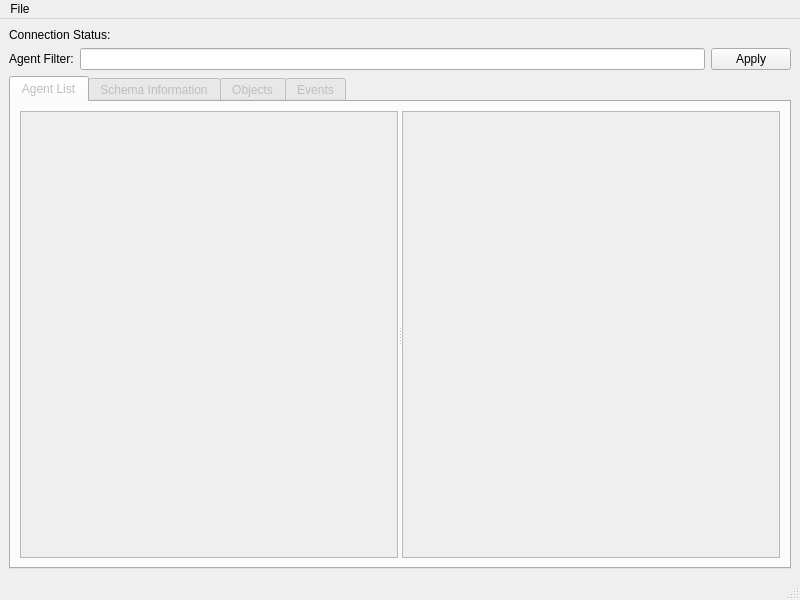
<?xml version="1.0" encoding="UTF-8"?>
<ui version="4.0">
 <class>MainWindow</class>
 <widget class="QMainWindow" name="MainWindow">
  <property name="geometry">
   <rect>
    <x>0</x>
    <y>0</y>
    <width>800</width>
    <height>600</height>
   </rect>
  </property>
  <property name="windowTitle">
   <string>QMF Explorer</string>
  </property>
  <widget class="QWidget" name="centralwidget">
   <layout class="QGridLayout" name="gridLayout">
    <item row="0" column="0">
     <layout class="QGridLayout" name="gridLayout_6">
      <item row="0" column="0">
       <widget class="QLabel" name="label_2">
        <property name="sizePolicy">
         <sizepolicy hsizetype="Preferred" vsizetype="Preferred">
          <horstretch>0</horstretch>
          <verstretch>0</verstretch>
         </sizepolicy>
        </property>
        <property name="text">
         <string>Connection Status:</string>
        </property>
       </widget>
      </item>
      <item row="0" column="1">
       <widget class="QLabel" name="label_connection_status">
        <property name="sizePolicy">
         <sizepolicy hsizetype="MinimumExpanding" vsizetype="Preferred">
          <horstretch>0</horstretch>
          <verstretch>0</verstretch>
         </sizepolicy>
        </property>
        <property name="text">
         <string/>
        </property>
       </widget>
      </item>
     </layout>
    </item>
    <item row="1" column="0">
     <layout class="QHBoxLayout" name="horizontalLayout">
      <item>
       <widget class="QLabel" name="label">
        <property name="text">
         <string>Agent Filter:</string>
        </property>
       </widget>
      </item>
      <item>
       <widget class="QLineEdit" name="lineEdit_agent_filter"/>
      </item>
      <item>
       <widget class="QPushButton" name="pushButton_apply_filter">
        <property name="text">
         <string>Apply</string>
        </property>
       </widget>
      </item>
     </layout>
    </item>
    <item row="2" column="0">
     <widget class="QTabWidget" name="tabWidget">
      <property name="enabled">
       <bool>false</bool>
      </property>
      <property name="currentIndex">
       <number>0</number>
      </property>
      <widget class="QWidget" name="agent_tab">
       <attribute name="title">
        <string>Agent List</string>
       </attribute>
       <layout class="QGridLayout" name="gridLayout_3">
        <item row="0" column="0">
         <widget class="QSplitter" name="splitter">
          <property name="orientation">
           <enum>Qt::Horizontal</enum>
          </property>
          <widget class="QTreeView" name="treeView_agents">
           <property name="font">
            <font>
             <family>DejaVu Sans Mono</family>
             <pointsize>9</pointsize>
            </font>
           </property>
           <property name="editTriggers">
            <set>QAbstractItemView::CurrentChanged|QAbstractItemView::DoubleClicked|QAbstractItemView::EditKeyPressed</set>
           </property>
           <property name="alternatingRowColors">
            <bool>true</bool>
           </property>
          </widget>
          <widget class="QTableView" name="tableView_agent_details">
           <property name="sizePolicy">
            <sizepolicy hsizetype="Expanding" vsizetype="Expanding">
             <horstretch>0</horstretch>
             <verstretch>0</verstretch>
            </sizepolicy>
           </property>
           <property name="font">
            <font>
             <family>DejaVu Sans Mono</family>
            </font>
           </property>
           <property name="editTriggers">
            <set>QAbstractItemView::NoEditTriggers</set>
           </property>
           <property name="tabKeyNavigation">
            <bool>false</bool>
           </property>
           <property name="showDropIndicator" stdset="0">
            <bool>false</bool>
           </property>
           <property name="alternatingRowColors">
            <bool>true</bool>
           </property>
           <property name="showGrid">
            <bool>false</bool>
           </property>
           <property name="gridStyle">
            <enum>Qt::SolidLine</enum>
           </property>
           <property name="sortingEnabled">
            <bool>false</bool>
           </property>
           <attribute name="horizontalHeaderMinimumSectionSize">
            <number>10</number>
           </attribute>
           <attribute name="horizontalHeaderStretchLastSection">
            <bool>true</bool>
           </attribute>
           <attribute name="verticalHeaderVisible">
            <bool>false</bool>
           </attribute>
           <attribute name="verticalHeaderDefaultSectionSize">
            <number>17</number>
           </attribute>
          </widget>
         </widget>
        </item>
       </layout>
      </widget>
      <widget class="QWidget" name="schema_tab">
       <attribute name="title">
        <string>Schema Information</string>
       </attribute>
       <layout class="QGridLayout" name="gridLayout_4">
        <item row="0" column="0">
         <widget class="QTreeView" name="treeView">
          <property name="font">
           <font>
            <family>DejaVu Sans Mono</family>
           </font>
          </property>
         </widget>
        </item>
       </layout>
      </widget>
      <widget class="QWidget" name="object_tab">
       <attribute name="title">
        <string>Objects</string>
       </attribute>
       <layout class="QGridLayout" name="gridLayout_5">
        <item row="0" column="0">
         <widget class="QSplitter" name="splitter_2">
          <property name="orientation">
           <enum>Qt::Horizontal</enum>
          </property>
          <widget class="QTreeView" name="treeView_objects">
           <property name="font">
            <font>
             <family>DejaVu Sans Mono</family>
            </font>
           </property>
          </widget>
          <widget class="QTableView" name="tableView_object">
           <property name="font">
            <font>
             <family>DejaVu Sans Mono</family>
            </font>
           </property>
           <attribute name="horizontalHeaderStretchLastSection">
            <bool>true</bool>
           </attribute>
           <attribute name="verticalHeaderDefaultSectionSize">
            <number>17</number>
           </attribute>
          </widget>
         </widget>
        </item>
       </layout>
      </widget>
      <widget class="QWidget" name="event_tab">
       <attribute name="title">
        <string>Events</string>
       </attribute>
       <layout class="QGridLayout" name="gridLayout_2">
        <item row="0" column="0">
         <widget class="QTableWidget" name="tableWidget">
          <column>
           <property name="text">
            <string>Timestamp</string>
           </property>
          </column>
          <column>
           <property name="text">
            <string>Agent</string>
           </property>
          </column>
          <column>
           <property name="text">
            <string>Event</string>
           </property>
          </column>
          <column>
           <property name="text">
            <string>Data</string>
           </property>
          </column>
         </widget>
        </item>
       </layout>
      </widget>
     </widget>
    </item>
   </layout>
  </widget>
  <widget class="QMenuBar" name="menubar">
   <property name="geometry">
    <rect>
     <x>0</x>
     <y>0</y>
     <width>800</width>
     <height>25</height>
    </rect>
   </property>
   <widget class="QMenu" name="menuFile">
    <property name="title">
     <string>File</string>
    </property>
    <addaction name="actionOpen_Localhost"/>
    <addaction name="actionOpen"/>
    <addaction name="actionClose"/>
    <addaction name="separator"/>
    <addaction name="actionExit"/>
   </widget>
   <addaction name="menuFile"/>
  </widget>
  <widget class="QStatusBar" name="statusbar"/>
  <action name="actionOpen_Localhost">
   <property name="text">
    <string>Open Localhost</string>
   </property>
  </action>
  <action name="actionOpen">
   <property name="text">
    <string>Open...</string>
   </property>
  </action>
  <action name="actionClose">
   <property name="enabled">
    <bool>false</bool>
   </property>
   <property name="text">
    <string>Close</string>
   </property>
  </action>
  <action name="actionExit">
   <property name="text">
    <string>Exit</string>
   </property>
  </action>
 </widget>
 <resources/>
 <connections>
  <connection>
   <sender>actionExit</sender>
   <signal>triggered()</signal>
   <receiver>MainWindow</receiver>
   <slot>close()</slot>
   <hints>
    <hint type="sourcelabel">
     <x>-1</x>
     <y>-1</y>
    </hint>
    <hint type="destinationlabel">
     <x>399</x>
     <y>299</y>
    </hint>
   </hints>
  </connection>
  <connection>
   <sender>lineEdit_agent_filter</sender>
   <signal>returnPressed()</signal>
   <receiver>pushButton_apply_filter</receiver>
   <slot>click()</slot>
   <hints>
    <hint type="sourcelabel">
     <x>586</x>
     <y>68</y>
    </hint>
    <hint type="destinationlabel">
     <x>745</x>
     <y>68</y>
    </hint>
   </hints>
  </connection>
 </connections>
</ui>
